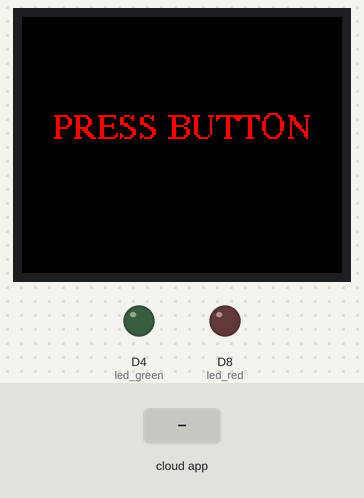
The sketch below on a simulated ESP8266 (NodeMCU). Shown: 160×128 colour display, output pins drawn as LEDs (lit = HIGH). The test bench sets the inputs (shaded band). What the sketch prints to the serial monitor is not drawn.

Above: at 2.8 s.
2.9 s: the phone or cloud app sets face-recognize to Stranger
At 3.7 s:
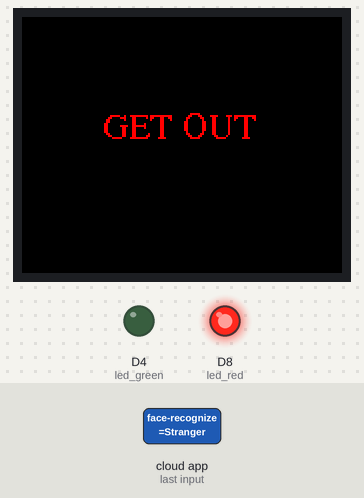
Timing chart, 0 to 9.5 s (numbered marks = the images above; inputs shaded):
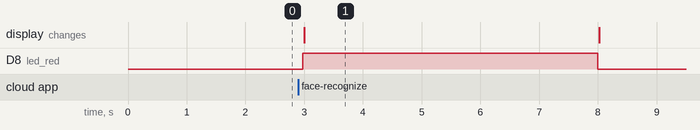

The sketch:

adafruit-mqtt.ino
```cpp
#include <ESP8266WiFi.h>
#include <AdafruitIO_WiFi.h>
#include <Adafruit_GFX.h>
#include <Adafruit_ST7735.h>
#include <Fonts/FreeSerif9pt7b.h>
#include <SPI.h>
#define WIFI_SSID       "TiNa95"
#define WIFI_PASS       "25101995"

#define IO_USERNAME    "quandinh10"
#define IO_KEY         "aio_zGuF35Mldcl20zVSQFWG9fOzGt8Q"


#define TFT_CS D2
#define TFT_RST D0
#define TFT_DC D1
Adafruit_ST7735 tft = Adafruit_ST7735(TFT_CS, TFT_DC, TFT_RST);
// Connect to Wi-Fi and Adafruit IO handel
AdafruitIO_WiFi io(IO_USERNAME, IO_KEY, WIFI_SSID, WIFI_PASS);

// Create a feed object that allows us to send data to
AdafruitIO_Feed *detectFeed = io.feed("detect-signal");
AdafruitIO_Feed *faceFeed = io.feed("face-recognize");

//
#define led_red D8
#define led_green D4
void setup()
{
  pinMode(led_red,OUTPUT);
  pinMode(led_green,OUTPUT);
  tft.initR(INITR_BLACKTAB);
  tft.setRotation(3);
  tft.fillScreen(ST7735_BLACK);
  tft.setFont(&FreeSerif9pt7b);
  tft.setTextColor(ST7735_RED);
  tft.setCursor(15, 60);
  tft.println("PRESS BUTTON");
  // Enable the serial port so we can see updates
  Serial.begin(115200);

  // Connect to Adafruit IO
  io.connect();
  detectFeed->onMessage(capture);
  faceFeed->onMessage(detectFace);
  // wait for a connection
  while(io.status() < AIO_CONNECTED)
  {
    Serial.print(".");
    delay(500);
  }
  Serial.println();
  Serial.println("Connected to broker");
}

void loop()
{
  io.run();
}

void capture(AdafruitIO_Data *data){
  tft.fillScreen(ST7735_BLACK);
  tft.setFont(&FreeSerif9pt7b);
  tft.setTextColor(ST7735_RED);
  tft.setCursor(10, 60);
  tft.println("CAPTURING....");
}
void detectFace(AdafruitIO_Data *data){
  if (strcmp(data->value(),"Stranger")==0){
    digitalWrite(led_red,HIGH);
    tft.fillScreen(ST7735_BLACK);
    tft.setFont(&FreeSerif9pt7b);
    tft.setTextColor(ST7735_RED);
    tft.setCursor(40, 60);
    tft.println("GET OUT");
  }
  else{
    digitalWrite(led_green,HIGH);
    tft.fillScreen(ST7735_BLACK);
    tft.setFont(&FreeSerif9pt7b);
    tft.setTextColor(ST7735_RED);
    tft.setCursor(5, 60);
    tft.println("WELCOME HOME");
    tft.setFont(&FreeSerif9pt7b);
    tft.setTextColor(ST7735_RED);
    tft.setCursor(60, 85);
    tft.println(data->value());
  }
  delay(5000);
  digitalWrite(led_red,LOW);
  digitalWrite(led_green,LOW);
  tft.fillScreen(ST7735_BLACK);
  tft.setFont(&FreeSerif9pt7b);
  tft.setTextColor(ST7735_RED);
  tft.setCursor(15, 60);
  tft.println("PRESS BUTTON");

}
```

Measured:
- after the input at 2.9 s, D8 (led_red): LOW → HIGH after 0.08 s, → LOW 5.0 s later; the display: changes after 0.10 s (image 1)
